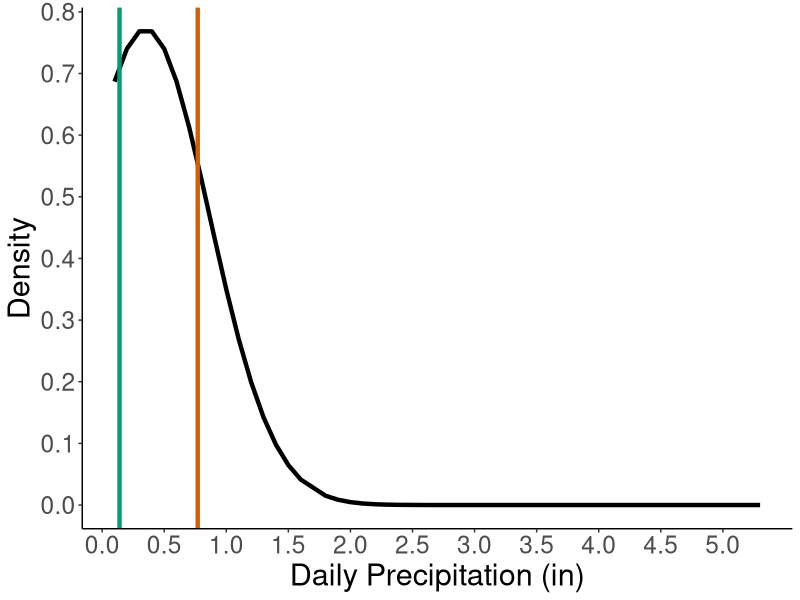
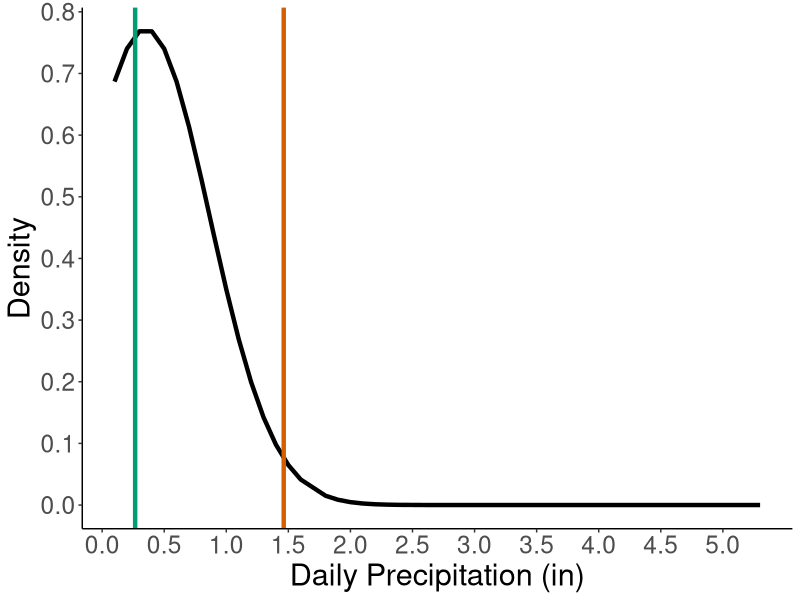
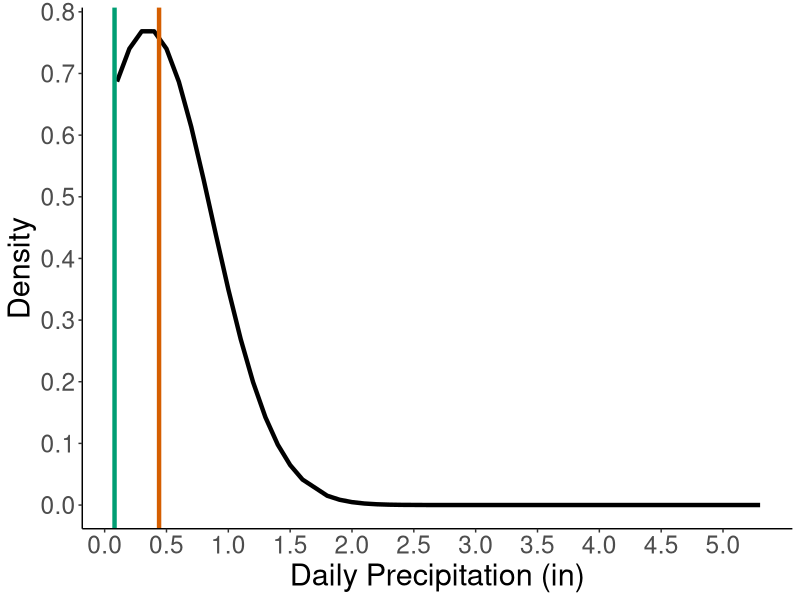

R code for these plots, in order:
## ---- chunk 1
library(lubridate)
library(tidyverse)
library(ggpubr)
library(here)
library(RColorBrewer)
## ---- chunk 2
## read in wailupe precip data from NOAA
wailupe_77_rain <- read.csv(here("climate_change_data", "probabilty_distribution", "NOAA_WailupeHawaiiKai_77.csv"))

##Use lubridate to clean up the dates and times
wailupe_77_rain$DATE <- ymd(wailupe_77_rain$DATE)

## ---- chunk 3
## for wailupe 1977-2014
wailupe_tidy_77 <- wailupe_77_rain %>% 
  rename(station = STATION, station_name = STATION_NAME, elevation = ELEVATION, 
         lat = LATITUDE, lon = LONGITUDE, date = DATE, time = TIME, qgag = QGAG, 
         qgag_flag = Measurement.Flag, qgag_qual = Quality.Flag, qgag_units = Units, 
         qpcp = QPCP, qpcp_flag = Measurement.Flag.1, qpcp_qual = Quality.Flag.1, 
         qpcp_units = Units.1) %>% #renames columns
  filter(station_name == "WAILUPE VALLEY SCHOOL 723.6 HI US") %>% #filter to Wailupe gauge only
  filter(qpcp != "-9999",
         qpcp != "999",
         qpcp != "999.99",
         qpcp_flag != "g",
         qpcp_flag != "{",
         qpcp_flag != "}",
         qpcp_flag != "[",
         qpcp_flag != "]",
         qgag != "-9999.00",
         qgag != "-9999",
         qgag_flag != "g",
         qgag_flag != "V",
         qgag_flag != "P",
         qgag_flag != "{",
         qgag_flag != "}",
         qgag_flag != "[",
         qgag_flag != "]") ## removes all flagged data


## daily total precip
wailupe_daily_77 <- wailupe_tidy_77 %>%  
  group_by(date) %>%
  summarize(
    daily_pcp = sum(qpcp),
    daily_vol = sum(qgag)) ## gives total summed precip data per day. HT is given in inches.

wailupe_daily_77$date <- ymd(wailupe_daily_77$date)
wailupe_tidy_77$date <- ymd(wailupe_tidy_77$date)
## ---- chunk 4

z=wailupe_daily_77$daily_pcp

dStandardNormal <- data.frame(daily_pcp=z,
                               Density=dnorm(z, mean=0.3498252, sd=0.5167536),
                               Distribution=pnorm(z, mean=0.3498252, sd=0.5167536),
                              Quantile = qnorm(z, mean=0.3498252, sd=0.5167536))  

## add color pallete 
cbp2 <- c("#000000", "#009E73",
           "#D55E00")

## plot density distribution plot
pdf_plot_density <- ggplot(data=dStandardNormal, aes(x=daily_pcp, y= Density)) +
  geom_line(size=1.5) +
  theme_classic() +
  labs(x= "Daily Precipitation (in)") +
  geom_vline(xintercept = 0.77, linetype="solid", 
                color = "#D55E00", size=1.5) +
  geom_vline(xintercept = 0.14, linetype="solid", 
                color = "#009E73", size=1.5) +
  # annotate("text", x = 4.75, y = 0.75, label = "Max MCF * avg pcp", color = "#D55E00", size =5) +
  # annotate("text", x = 4.75, y = 0.70, label = "Min MCF * avg pcp", color = "#009E73",size =5) +
    theme(text = element_text(size=22)) +
scale_x_continuous(breaks=seq(0,5,0.5)) +
scale_y_continuous(breaks=seq(0,0.8,0.1))

pdf_plot_density

#  ggsave('pdf_MCF.png', pdf_plot_density, width = 16, height = 9, units = "in")

## ---- chunk 5
## take average of March 14, 2009
wailupe_tidy_77_march14 <- wailupe_tidy_77 %>% 
  filter(date >= as.Date("2009-03-14") & date <= as.Date("2009-03-14"))

mean(wailupe_tidy_77_march14$qpcp) # mean of March 14, 2009 storm = 0.2

## plot density distribution plot
pdf_plot_density_corrected <- ggplot(data=dStandardNormal, aes(x=daily_pcp, y= Density)) +
  geom_line(size=1.5) +
  theme_classic() +
  labs(x= "Daily Precipitation (in)") +
  geom_vline(xintercept = 1.462713, linetype="solid",  ## 2.20 (Max MCF) * 0.6648695 = 1.462713
                color = "#D55E00", size=1.5) +
  geom_vline(xintercept = 0.2659478, linetype="solid",  ## 0.40 (Min MCF) * 0.6648695 = 0.2659478
                color = "#009E73", size=1.5) +
  # annotate("text", x = 4.75, y = 0.75, label = "Max MCF * avg pcp", color = "#D55E00", size =5) +
  # annotate("text", x = 4.75, y = 0.70, label = "Min MCF * avg pcp", color = "#009E73",size =5) +
    theme(text = element_text(size=22)) +
scale_x_continuous(breaks=seq(0,5,0.5)) +
scale_y_continuous(breaks=seq(0,0.8,0.1))

pdf_plot_density_corrected


## plot density distribution plot
pdf_plot_density_corrected2 <- ggplot(data=dStandardNormal, aes(x=daily_pcp, y= Density)) +
  geom_line(size=1.5) +
  theme_classic() +
  labs(x= "Daily Precipitation (in)") +
  geom_vline(xintercept = 0.44, linetype="solid",  ## 2.20 (Max MCF) * 0.2 = 0.44
                color = "#D55E00", size=1.5) +
  geom_vline(xintercept = 0.08, linetype="solid",  ## 0.40 (Min MCF) * 0.2 = 0.08
                color = "#009E73", size=1.5) +
  # annotate("text", x = 4.75, y = 0.75, label = "Max MCF * avg pcp", color = "#D55E00", size =5) +
  # annotate("text", x = 4.75, y = 0.70, label = "Min MCF * avg pcp", color = "#009E73",size =5) +
    theme(text = element_text(size=22)) +
scale_x_continuous(breaks=seq(0,5,0.5)) +
scale_y_continuous(breaks=seq(0,0.8,0.1))

pdf_plot_density_corrected2


#  ggsave('pdf_MCF_mar14.png', pdf_plot_density_corrected2, width = 16, height = 9, units = "in")
